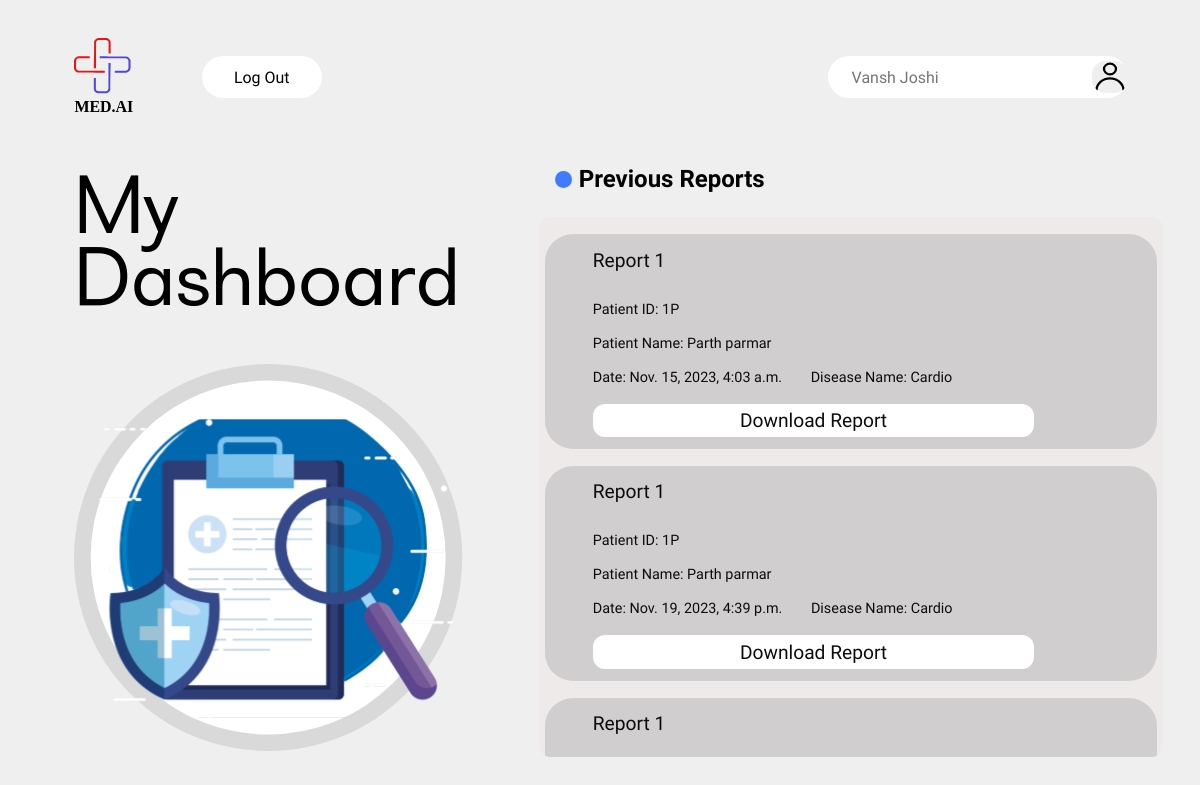
Page /doctorreport (signed in) on the committed database.
### core/models.py (models this page shows, shortened)
class DoctorProfile(models.Model):
    user = models.ForeignKey(User, on_delete=models.CASCADE)
    id_user = models.IntegerField()
    first_name = models.CharField(max_length=32)
    last_name = models.CharField(max_length=32)
    phone_number = models.IntegerField(default=0)
    birthdate = models.DateField()
    g = (('M', 'Male'), ('F', 'Female'))
    gender = models.CharField(max_length=6, choices=g, default='M')
    speciality = models.TextField(default='MBBS')
    work_address = models.TextField(default='none')
    certificate = models.FileField(upload_to='certi/', default='w.pdf')
    Verified = models.BooleanField(default=False)

class Report(models.Model):
    doctor = models.ForeignKey(DoctorProfile, on_delete=models.CASCADE)
    patient = models.ForeignKey(PatientProfile, on_delete=models.CASCADE)
    id = models.UUIDField(primary_key=True, default=uuid.uuid4)
    disease = models.CharField(max_length=60)
    HighBP = models.CharField(default="-1",max_length=60)
    HighChol = models.CharField(default="-1",max_length=60)
    BMI = models.IntegerField(default=-1)
    Stroke = models.CharField(default="-1",max_length=60)
    HeartDiseaseAttack = models.CharField(default="-1",max_length=60)
    GenHlth = models.IntegerField(default=-1)
    Height = models.IntegerField(default=-1)
    Weight = models.IntegerField(default=-1)
    SystolicBP = models.IntegerField(default=-1)
    DiastolicBP = models.IntegerField(default=-1)
    CholestrolLevel = models.IntegerField(default=-1)
    GlucoseLevel = models.IntegerField(default=-1)
    Smoking = models.CharField(default="-1",max_length=60)
    PhysicalActivity = models.CharField(default="-1",max_length=60)
    Age = models.IntegerField(default=-1)
    Result = models.IntegerField(default=-1)
    DoctorConclusion = models.IntegerField(default=1)
    DoctorPrescription = models.TextField()
    DoctorGeneralAdvice = models.TextField(default='abc')
    date = models.DateTimeField(default=datetime.now)

class PatientProfile(models.Model):
    user = models.ForeignKey(User, on_delete=models.CASCADE)
    id_user = models.IntegerField()
    first_name = models.CharField(max_length=32)
    last_name = models.CharField(max_length=32)
    height = models.IntegerField(default=1)
    g = (('M', 'Male'), ('F', 'Female'))
    bg = (('OP', 'O +ve'), ('ON', 'O -ve'), ('AP', 'A +ve'), ('AN', 'A -ve'),
          ('BP', 'B +ve'), ('BN', 'B -ve'), ('ABP', 'AB +ve'), ('ABN', 'AB -ve'))
    gender = models.CharField(max_length=6, choices=g, default='M')
    bloodgroup = models.CharField(max_length=6, choices=bg, default='OP')
    birthdate = models.DateField(default='2003-04-16')
    phone_number = models.IntegerField(default=0)

### core/views.py (the view)
# urls.py: path('doctorreport', views.doctorreport, name='doctorreport'),
@login_required(login_url='login')
def doctorreport(request):
    try:
        docprof = DoctorProfile.objects.get(user=request.user)
        reports = Report.objects.filter(doctor=docprof)
        return render(request, 'users/doctor/doctorreport.html', {'doctorprofile': docprof, 'reports': reports})
    except DoctorProfile.DoesNotExist:
        auth.logout(request)
        return redirect('login')

### templates/users/doctor/doctorreport.html (shortened to what this page needs)
<!DOCTYPE html>
{% load static %}
<html lang="en">
<head>
    <link href="https://db.onlinewebfonts.com/c/1938c6d3ea712f9bdcf348aa789f5d68?family=MADEEvolveSansEVO"rel="stylesheet" type="text/css" />
    <link rel="stylesheet" href="../../../static/css/reports.css">
</head>
<body>
    <div class="header">
        <a href="doctorhome" class="logo">
            <img src="../../../static/public/logo.svg" alt="">
            <div class="logoname">MED.AI</div>
        </a>
        <a id="logout" href="logout"><button  type="button">Log Out</button></a>
        <div class="Doctor_Name">
            <input type="text" class="doctorNameInput" placeholder="{{ doctorprofile.first_name }} {{doctorprofile.last_name}}" maxlength="30" readonly>
            <img src="../../../static/public/user.svg" alt="User">
        </div>
    </div>
    <div class="Container">
        <div class="LeftPart">
            <div class="Heart_Disease">My Dashboard</div>
                    <div class="HDisease_Prediction"><img
                            src="../../../static/public/My_Dashboard_Frame.svg" alt=""></div>
        </div>
        <div class="RightPart">
            <div class="Param">
                <div class="BlueDot"></div>
                <div class="Parameters">Previous Reports</div>
            </div>
            <div class="Scrollable_Content">
                {% for report in reports %}
                <div class="Report_Box">
                    <div class="report_name">Report 1</div><br>
                    <div class="date_time_doctor" style="margin-bottom: 0.5vw;">
                        Patient ID: {{report.patient.user.username}}&nbsp;&nbsp;&nbsp;&nbsp;&nbsp;&nbsp;&nbsp; <br><br>Patient Name: {{report.patient.first_name}} {{report.patient.last_name}} <br><br> Date: {{report.date}} &nbsp;&nbsp;&nbsp;&nbsp;&nbsp;&nbsp;&nbsp;Disease Name: {{report.disease}}
                    </div>
                    <a href="report?report_id={{report.id}}" target="_blank">
                        <button type="button">Download Report</button>
                    </a>
                </div>
                {% endfor %}
            </div>
        </div>
    </div>
</body>
</html>

### static/css/reports.css (style rules this page uses)
* { margin: 0; line-height: normal; box-sizing: border-box; }
body { position: relative; background-color: #EFEFEF; overflow-x: hidden; }
.logo { text-decoration: none; }
.logo img { width: 4.75vw; }
.logoname { color: #000; text-align: center; font-size: 1.33vw; font-style: normal; font-weight: 600; font-family: "MADEEvolveSansEVO"; line-height: normal; }
.header { display:flex; position: relative; margin-left: 6.2vw; margin-top:3.2vw; margin-right: 6vw; align-items: center; }
#logout { display: flex; width:10vw; height: 3.5vw; margin-left: 5.7vw; align-items: center; text-decoration: none; }
#logout button { width: 100%; height: 100%; border-radius: 28.5px; background: #FFF; color:black; font-family: "Montserrat Alternates"; font-size: 1.33vw; font-weight: 400; border:none; cursor: pointer; }
.Doctor_Name { display: flex; position: absolute; right: 0px; align-items: center; width:25vw; height: 3.5vw; border-radius: 28.5px; background: #FFF; margin-left:20vw; }
.doctorNameInput { background: #FFF; border:none; color:black; font-family: "Montserrat Alternates"; font-size: 1.33vw; font-weight: 400; width:19vw; height:2vw; margin-left:1.8vw; }
.Doctor_Name img { position: absolute; right: 0; background-color: #EFEFEF; border-radius: 40%; width: 3vw; }
.Container { margin-top: 2.8vw; display: flex; margin-bottom: 3.3vw; }
.LeftPart { display:flex; margin-left: 6.2vw; margin-top: 1.67vw; flex-direction:column; }
.Heart_Disease { width:22.7vw; height:12.7vw; color: #000; font-family: volko; font-size: 6vw; line-height: 100%; }
.HDisease_Prediction { width:32.7vw; height:24.5vw; align-items: center; flex-shrink: 0; margin-top:3.5vw; }
.HDisease_Prediction img { width: 100%; }
.RightPart { margin-left: 6vw; }
.Param { margin-top: 1.33vw; margin-bottom: 2vw; display:flex; gap:0.6vw; align-items: center; margin-left: 1.33vw; }
.BlueDot { width: 1.4vw; height: 1.4vw; border-radius: 50%; background-color:#407BFF; }
.Parameters { font-family: "Montserrat Alternates"; font-size: 2vw; font-weight: 600; }
.Scrollable_Content { width: 52vw; height: 45vw; border-radius: 1vw; overflow-y: scroll; background: #ebdddd4c; }
.Scrollable_Content button { cursor: pointer; }
.Report_Box { display: flex; flex-direction: column; width: 51vw; margin: auto; margin-top: 1.4vw; padding-left: 4vw; border-radius: 2.34vw; background: #d0cece; color: #0D0C0C; font-family: Montserrat Alternates; font-size: 1.2vw; font-weight: 500; }
.Report_Box .report_name { font-size: 1.6vw; margin-top: 1.2vw; }
.Report_Box .date_time_doctor { margin-top: 1vw; }
.Report_Box button { margin: auto; width: 36.8vw; height: 2.8vw; border-radius: 1vw; background: #FFF; border: none; color: #0D0C0C; font-family: Montserrat Alternates; font-size: 1.6vw; font-weight: 500; }
.Report_Box a { margin-top: 1vw; margin-bottom: 1vw; }

### rows in the picture
DoctorProfile: first_name "Vansh Joshi"
Report: patient.user.username "1P", patient.first_name "Parth", patient.last_name "parmar", date "Nov. 15, 2023, 4:03 a.m.", disease "Cardio"
Report: patient.user.username "1P", patient.first_name "Parth", patient.last_name "parmar", date "Nov. 19, 2023, 4:39 p.m.", disease "Cardio"
